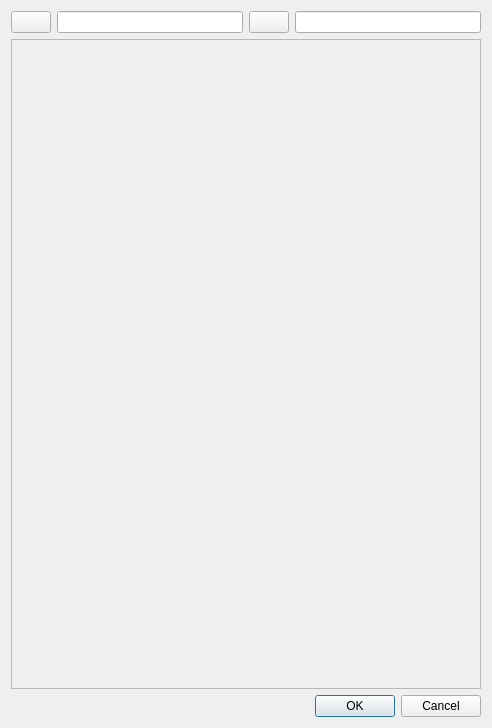
<?xml version="1.0" encoding="UTF-8"?>
<ui version="4.0">
 <class>Dialog</class>
 <widget class="QDialog" name="Dialog">
  <property name="geometry">
   <rect>
    <x>0</x>
    <y>0</y>
    <width>492</width>
    <height>728</height>
   </rect>
  </property>
  <property name="windowTitle">
   <string>Dialog</string>
  </property>
  <layout class="QVBoxLayout" name="verticalLayout">
   <item>
    <layout class="QHBoxLayout" name="horizontalLayout">
     <item>
      <widget class="QPushButton" name="backButton">
       <property name="text">
        <string/>
       </property>
      </widget>
     </item>
     <item>
      <widget class="QLineEdit" name="pathEdit">
       <property name="text">
        <string/>
       </property>
      </widget>
     </item>
     <item>
      <widget class="QPushButton" name="reserchButton">
       <property name="text">
        <string/>
       </property>
      </widget>
     </item>
     <item>
      <widget class="QLineEdit" name="searchButton"/>
     </item>
    </layout>
   </item>
   <item>
    <widget class="QScrollArea" name="scrollArea">
     <property name="widgetResizable">
      <bool>true</bool>
     </property>
     <widget class="QWidget" name="scrollAreaWidgetContents">
      <property name="geometry">
       <rect>
        <x>0</x>
        <y>0</y>
        <width>472</width>
        <height>648</height>
       </rect>
      </property>
      <layout class="QVBoxLayout" name="verticalLayout_2">
       <item>
        <layout class="QFormLayout" name="contentLayout"/>
       </item>
      </layout>
     </widget>
    </widget>
   </item>
   <item>
    <widget class="QDialogButtonBox" name="dialogButtons">
     <property name="orientation">
      <enum>Qt::Horizontal</enum>
     </property>
     <property name="standardButtons">
      <set>QDialogButtonBox::Cancel|QDialogButtonBox::Ok</set>
     </property>
    </widget>
   </item>
  </layout>
 </widget>
 <resources/>
 <connections>
  <connection>
   <sender>dialogButtons</sender>
   <signal>accepted()</signal>
   <receiver>Dialog</receiver>
   <slot>accept()</slot>
   <hints>
    <hint type="sourcelabel">
     <x>248</x>
     <y>254</y>
    </hint>
    <hint type="destinationlabel">
     <x>157</x>
     <y>274</y>
    </hint>
   </hints>
  </connection>
  <connection>
   <sender>dialogButtons</sender>
   <signal>rejected()</signal>
   <receiver>Dialog</receiver>
   <slot>reject()</slot>
   <hints>
    <hint type="sourcelabel">
     <x>316</x>
     <y>260</y>
    </hint>
    <hint type="destinationlabel">
     <x>286</x>
     <y>274</y>
    </hint>
   </hints>
  </connection>
 </connections>
</ui>
